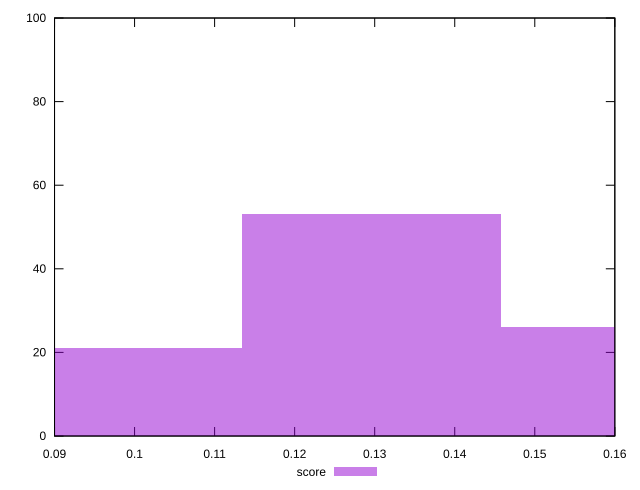

The gnuplot source for this figure:
reset

$score <<EOF
0.12958393920301872 53
0.1619799240037734 26
0.09718795440226405 21
EOF

set key outside below
set boxwidth 0.03239598480075468
set xrange [0.09:0.16]
set yrange [0:100]
set trange [0:100]
set style fill transparent solid 0.5 noborder
set terminal svg size 640, 490 enhanced background rgb 'white'
set output "reports/report_00032_2021-02-25T10-28-15.087Z/unused-javascript/samples/astro/score/histogram.svg"

plot $score title "score" with boxes

reset
